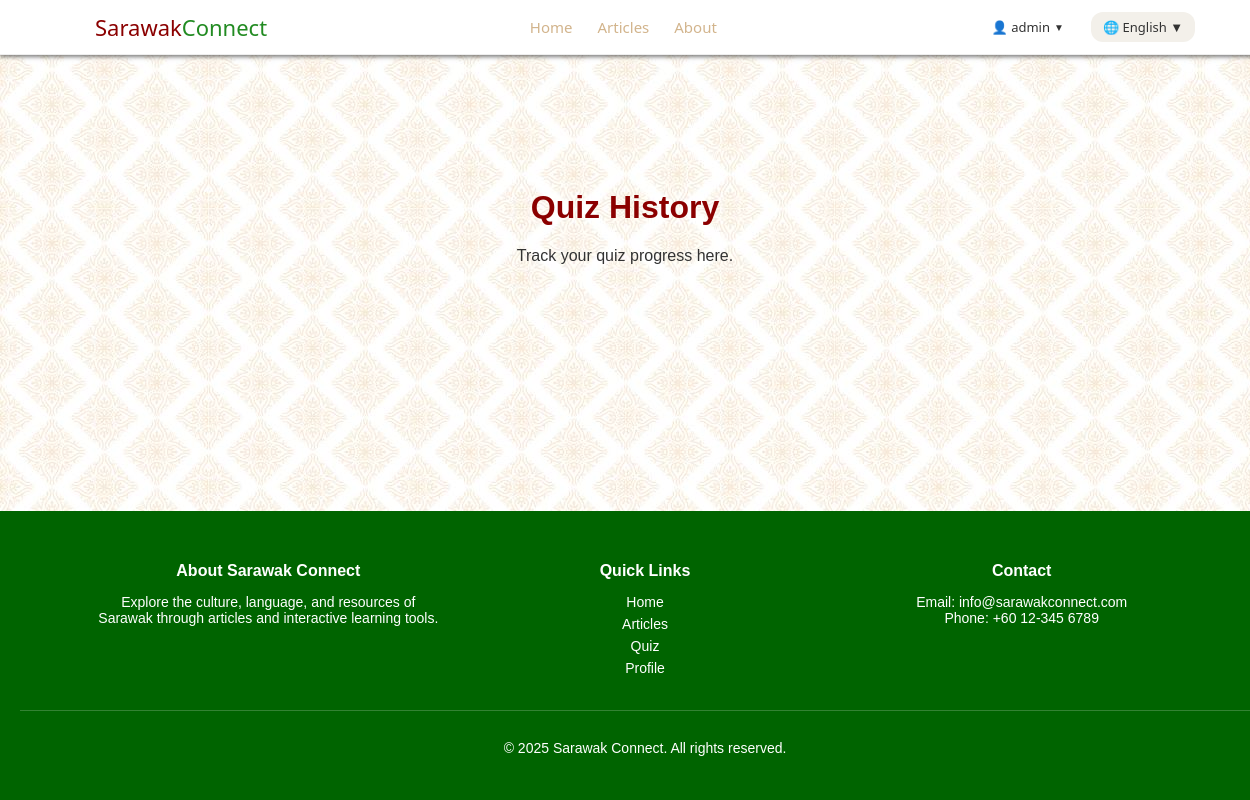
The page /quiz_history.php (signed in) on the database as committed earlier.
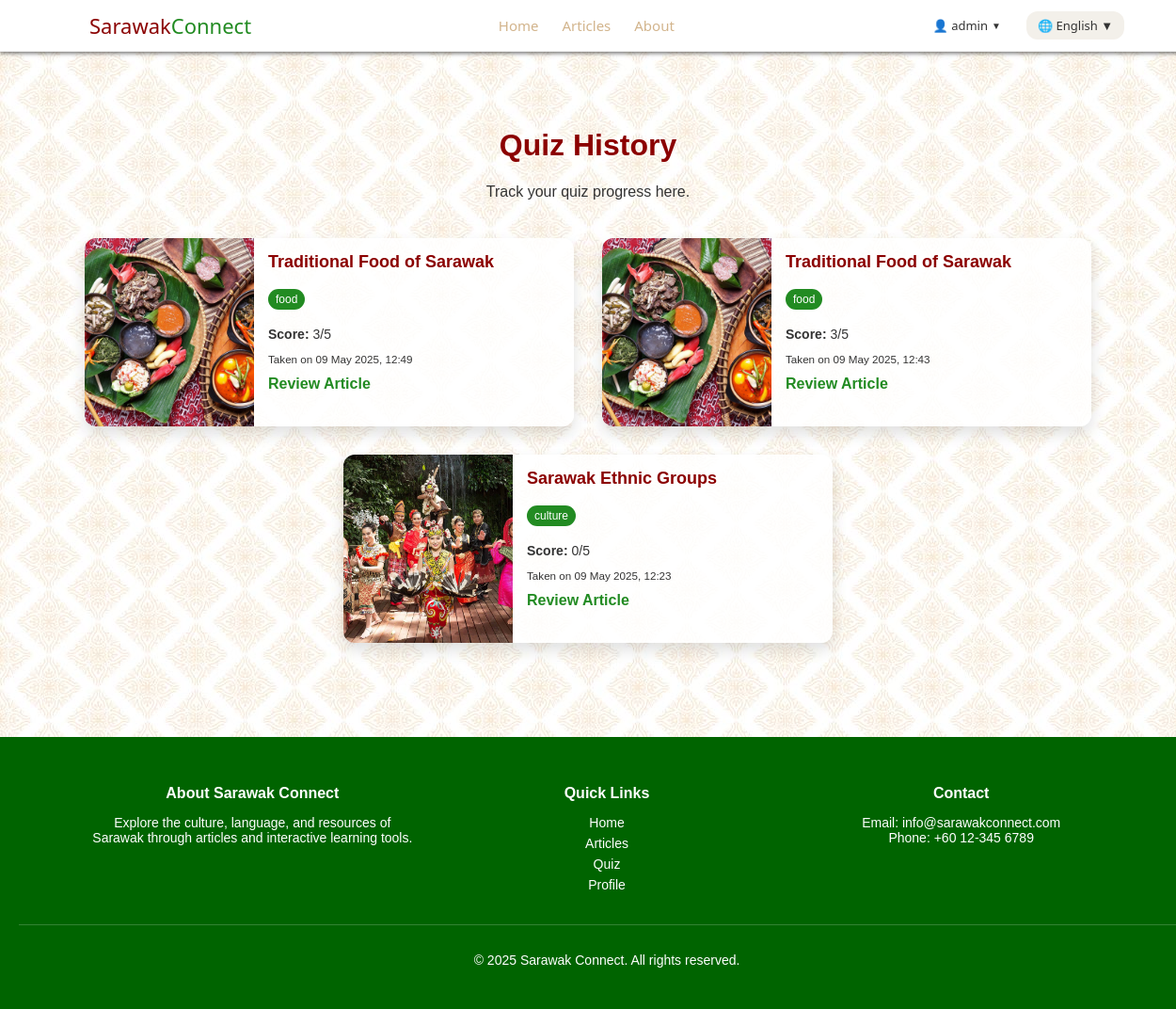
The same page on the database as committed later.
### tables this page shows
CREATE TABLE `quiz_history` (
  `id` int(11) NOT NULL,
  `user_id` int(11) NOT NULL,
  `article_id` int(11) NOT NULL,
  `score` int(11) NOT NULL,
  `total_questions` int(11) NOT NULL,
  `taken_at` datetime DEFAULT current_timestamp()
);

CREATE TABLE `articles` (
  `id` int(11) NOT NULL,
  `image` varchar(255) DEFAULT NULL,
  `tag` varchar(50) DEFAULT NULL,
  `title_en` varchar(255) DEFAULT NULL,
  `title_my` varchar(255) DEFAULT NULL,
  `title_zh` varchar(255) DEFAULT NULL,
  `content_en` text DEFAULT NULL,
  `content_my` text DEFAULT NULL,
  `content_zh` text DEFAULT NULL
);

### quiz_history.php (the view, shortened to what this page needs)
<?php
include('includes/db_connect.php');
include('includes/header.php');
$lang = $_SESSION['lang'] ?? 'english';
$title_field = $lang === 'malay' ? 'title_my' : ($lang === 'mandarin' ? 'title_zh' : 'title_en');
$user_id = $_SESSION['user_id'];
$query = "
  SELECT a.id, a.image, a.tag, a.$title_field AS title, qh.score, qh.taken_at
  FROM quiz_history qh
  JOIN articles a ON a.id = qh.article_id
  WHERE qh.user_id = ?
  ORDER BY qh.taken_at DESC
";
$stmt = $conn->prepare($query);
$stmt->bind_param("i", $user_id);
$stmt->execute();
$result = $stmt->get_result();
?>
<div class="articles-page">
  <div class="articles-header">
    <h1>Quiz History</h1>
    <p>Track your quiz progress here.</p>
  </div>
  <div class="articles-list">
    <?php while ($row = $result->fetch_assoc()): ?>
      <div class="article-card">
        <img src="images/<?php echo htmlspecialchars($row['image']); ?>" alt="<?php echo htmlspecialchars($row['title']); ?>">
        <div class="article-content">
          <h3><?php echo htmlspecialchars($row['title']); ?></h3>
          <span class="article-tag"><?php echo htmlspecialchars($row['tag']); ?></span>
          <p><strong>Score:</strong> <?php echo $row['score']; ?>/5</p>
          <p><small>Taken on <?php echo date("d M Y, H:i", strtotime($row['taken_at'])); ?></small></p>
          <a href="article.php?id=<?php echo $row['id']; ?>">Review Article</a>
        </div>
      </div>
    <?php endwhile; ?>
  </div>
</div>
<?php include('includes/footer.php'); ?>

### includes/header.php (shortened to what this page needs)
<?php
$lang = $_SESSION['lang'] ?? 'english';
$navLabels = [
  'english' => ['home' => 'Home', 'about' => 'About', 'articles' => 'Articles', 'profile' => 'Profile'],
  'malay' => ['home' => 'Laman Utama', 'about' => 'Tentang', 'articles' => 'Artikel', 'profile' => 'Profil'],
  'mandarin' => ['home' => '主页', 'about' => '关于', 'articles' => '文章', 'profile' => '个人资料']
];
$nav = $navLabels[$lang];
?>
<!DOCTYPE html>
<html lang="en">
<head>
<link rel="stylesheet" href="css/style.css">
</head>
<body>
<nav>
  <div class="nav-container">
    <div class="logo">
      <a href="index.php">
        <span class="sarawak-text">Sarawak</span><span class="connect-text">Connect</span>
      </a>
    </div>
    <div class="nav-center">
      <ul class="nav-links" id="nav-links">
        <li><a href="index.php"><?php echo $nav['home']; ?></a></li>
        <li><a href="articles.php"><?php echo $nav['articles']; ?></a></li>
        <li><a href="about.php"><?php echo $nav['about']; ?></a></li>
      </ul>
    </div>
    <ul class="nav-right">
    <?php if (isset($_SESSION['user_id'])): ?>
      <li class="profile-dropdown">
  <div class="profile-toggle">👤 <?php echo htmlspecialchars($_SESSION['username']); ?> <span class="arrow">▼</span></div>
</li>
<?php else: ?>
  <li class="profile-link">
    <a href="login.php">👤 Login</a>
  </li>
<?php endif; ?>
      <li class="lang-dropdown" id="lang-dropdown">
        <div class="lang-current" id="lang-toggle">
          🌐 <?php echo ucfirst($lang); ?> ▼
        </div>
      </li>
    </ul>
  </div>
</nav>

### includes/footer.php (shortened to what this page needs)
<?php
$footerLabels = [
  'english' => [
    'about' => 'About Sarawak Connect',
    'desc' => 'Explore the culture, language, and resources of Sarawak through articles and interactive learning tools.',
    'quick' => 'Quick Links',
    'contact' => 'Contact',
    'rights' => 'All rights reserved.'
  ],
  'malay' => [
    'about' => 'Tentang Sarawak Connect',
    'desc' => 'Terokai budaya, bahasa dan sumber Sarawak melalui artikel dan alat pembelajaran interaktif.',
    'quick' => 'Pautan Pantas',
    'contact' => 'Hubungi',
    'rights' => 'Semua hak cipta terpelihara.'
  ],
  'mandarin' => [
    'about' => '关于 Sarawak Connect',
    'desc' => '通过文章和互动学习工具探索砂拉越的文化、语言和资源。',
    'quick' => '快速链接',
    'contact' => '联系方式',
    'rights' => '版权所有。'
  ]
];
$footer = $footerLabels[$_SESSION['lang'] ?? 'english'];
?>
<footer class="main-footer">
  <div class="footer-container">
    <div class="footer-section">
      <h4><?php echo $footer['about']; ?></h4>
      <p><?php echo $footer['desc']; ?></p>
    </div>
    <div class="footer-section">
      <h4><?php echo $footer['quick']; ?></h4>
      <ul>
        <li><a href="index.php"><?php echo $nav['home']; ?></a></li>
        <li><a href="articles.php"><?php echo $nav['articles']; ?></a></li>
        <li><a href="quiz.php">Quiz</a></li>
        <li><a href="profile.php"><?php echo $nav['profile']; ?></a></li>
      </ul>
    </div>
    <div class="footer-section">
      <h4><?php echo $footer['contact']; ?></h4>
      <p>Email: info@sarawakconnect.com<br>Phone: +60 12-345 6789</p>
    </div>
  </div>
  <div class="footer-bottom">
    <p>&copy; 2025 Sarawak Connect. <?php echo $footer['rights']; ?></p>
  </div>
</footer>
</body>
</html>

### css/style.css (style rules this page uses)
body { font-family: Arial, sans-serif; background-color: #f5f5dc; background-image: url('../images/bg.jpg'); background-repeat: repeat; background-size: auto; margin: 0; padding: 0; min-height: 100vh; display: flex; flex-direction: column; }
footer { background-color: #006400; color: white; text-align: center; padding: 20px 0; font-size: 14px; }
.nav-links li { position: relative; }
nav { background-color: white; padding: 12px 20px; border-bottom: 1px solid #eee; position: relative; width: 100%; top: 0; z-index: 10; font-family: 'Segoe UI', sans-serif; box-shadow: 0 2px 4px rgba(0,0,0,0.5); }
.nav-container { display: flex; justify-content: space-between; align-items: center; max-width: 1100px; margin: auto; }
.logo a { text-decoration: none; font-size: 22px; font-weight: 500; }
.sarawak-text { color: #8B0000; }
.connect-text { color: #228B22; }
.nav-center { flex: 1; display: flex; justify-content: center; }
.nav-center ul { display: flex; gap: 25px; list-style: none; margin: 0; padding: 0; }
.nav-center ul li a { text-decoration: none; font-size: 15px; color: #d2b48c; font-weight: 400; transition: 0.2s ease; }
.nav-right { list-style: none; display: flex; justify-content: flex-end; align-items: center; gap: 15px; margin: 0; padding: 0; }
.lang-dropdown { position: relative; font-size: 13px; font-family: 'Segoe UI', sans-serif; }
.lang-current { background-color: #f3f0ea; padding: 6px 12px; border-radius: 12px; cursor: pointer; color: #333; font-weight: 400; transition: background 0.3s; }
.lang-dropdown { position: relative; }
.lang-current { background-color: #f3f0ea; padding: 6px 12px; border-radius: 12px; cursor: pointer; }
body, html { height: 100%; margin: 0; padding: 0; font-family: sans-serif; display: flex; flex-direction: column; min-height: 100vh; }
.main-footer { padding: 30px 20px; background-color: #006400; color: white; font-size: 14px; margin-top: auto; width: 100%; }
.footer-container { display: flex; flex-wrap: wrap; justify-content: space-between; gap: 30px; max-width: 1100px; margin: auto; }
.footer-section { flex: 1; min-width: 200px; }
.footer-section h4 { margin-bottom: 10px; font-size: 16px; font-weight: bold; }
.footer-section ul { list-style: none; padding: 0; }
.footer-section ul li { margin-bottom: 6px; }
.footer-section ul li a { color: white; text-decoration: none; }
.footer-bottom { text-align: center; padding-top: 15px; border-top: 1px solid rgba(255,255,255,0.2); margin-top: 20px; }
.articles-page { padding: 60px 20px; max-width: 1100px; margin: auto; color: #222; }
.articles-header { text-align: center; margin-bottom: 40px; }
.articles-header h1 { font-size: 32px; color: #8B0000; }
.articles-header p { font-size: 16px; color: #333; }
.article-card { display: flex; flex-direction: row; background-color: rgba(255, 255, 255, 0.85); border-radius: 12px; overflow: hidden; box-shadow: 0 8px 16px rgba(0, 0, 0, 0.12); max-width: 520px; width: 100%; min-height: 200px; opacity: 0; transform: translateY(20px); animation: fadeInUp 0.6s ease forwards; }
.article-card img { width: 180px; height: 100%; object-fit: cover; }
.article-content { padding: 15px; flex: 1; }
.article-content h3 { margin-top: 0; font-size: 18px; color: #8B0000; display: flex; align-items: center; gap: 8px; }
.article-content p { font-size: 14px; margin: 10px 0; color: #333; }
.article-content a { color: forestgreen; font-weight: bold; text-decoration: none; }
.article-tag { display: inline-block; background-color: #228B22; color: white; font-size: 12px; padding: 4px 8px; border-radius: 20px; margin-bottom: 8px; }
.profile-dropdown { position: relative; display: inline-block; }
.profile-toggle { cursor: pointer; font-size: 13px; padding: 6px 12px; color: #333; display: flex; align-items: center; gap: 4px; }
.profile-toggle .arrow { font-size: 10px; }
.articles-list { display: flex; flex-wrap: wrap; gap: 20px; justify-content: center; }
.articles-list { margin-top: 10px; margin-bottom: 40px; display: flex; flex-wrap: wrap; justify-content: center; gap: 30px; width: 100%; max-width: 1100px; }

Rows that differ between the two databases and show on the page:
added quiz_history: article.image (picture), article.title_en "Traditional Food of Sarawak", article.tag "food", score "3", taken_at "09 May 2025, 12:49"
added quiz_history: article.image (picture), article.title_en "Traditional Food of Sarawak", article.tag "food", score "3", taken_at "09 May 2025, 12:43"
added quiz_history: article.image (picture), article.title_en "Sarawak Ethnic Groups", article.tag "culture", score "0", taken_at "09 May 2025, 12:23"
